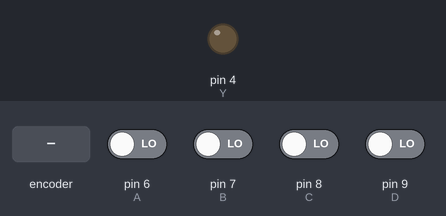
Recording of a sketch running on a simulated Arduino Uno, built with avr-gcc and run on an emulated ATmega328P. Parts: output pins drawn as LEDs (lit = HIGH). Inputs (shaded band) come from the test bench; at power-on: pin 6 (A), pin 7 (B), pin 8 (C), pin 9 (D) LOW.

Above: at 1.2 s.
1.3 s: rotary encoder on pin 6 (A) / pin 7 (B) turned 3 steps (first pin leading)
At 2.5 s:
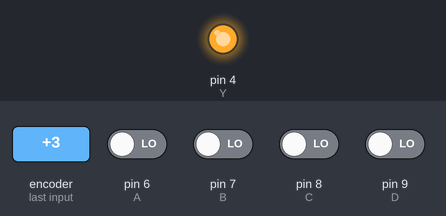
3.4 s: pin 8 (C) driven HIGH
At 4.6 s:
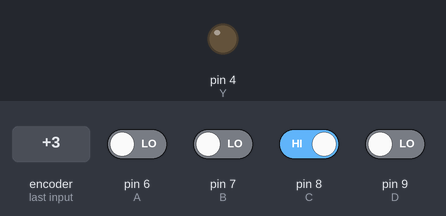
4.9 s: pin 8 (C) driven LOW
At 5.8 s:
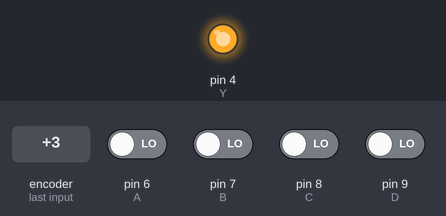
Timing chart, 0 to 7.9 s (numbered marks = the images above; inputs shaded):
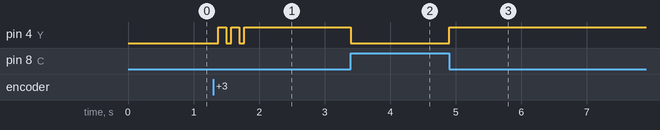

The sketch:

COMBINACIONALES_2.ino
```cpp
const int Y = 4;


const int A = 6;
const int B = 7;
const int C = 8;
const int D = 9;


void setup() {
  // put your setup code here, to run once:

  pinMode(Y, OUTPUT);


  pinMode(A, INPUT);
  pinMode(B, INPUT);
  pinMode(C, INPUT);
  pinMode(D, INPUT);

}

void loop() {
  // put your main code here, to run repeatedly:

  if(digitalRead(D) == HIGH || (digitalRead(A) == HIGH && digitalRead(B) == HIGH && digitalRead(C)!=HIGH)){
    digitalWrite(Y,HIGH);
  }else{
    digitalWrite(Y,LOW);
  }


}
```

Measured:
- after the input at 1.3 s, pin 4 (Y): alternates HIGH for 0.13 s and LOW for 0.07 s, 5 changes in all, then stays HIGH, starting after 0.08 s
- after the input at 3.4 s, pin 4 (Y): HIGH → LOW at once
- after the input at 4.9 s, pin 4 (Y): LOW → HIGH at once
